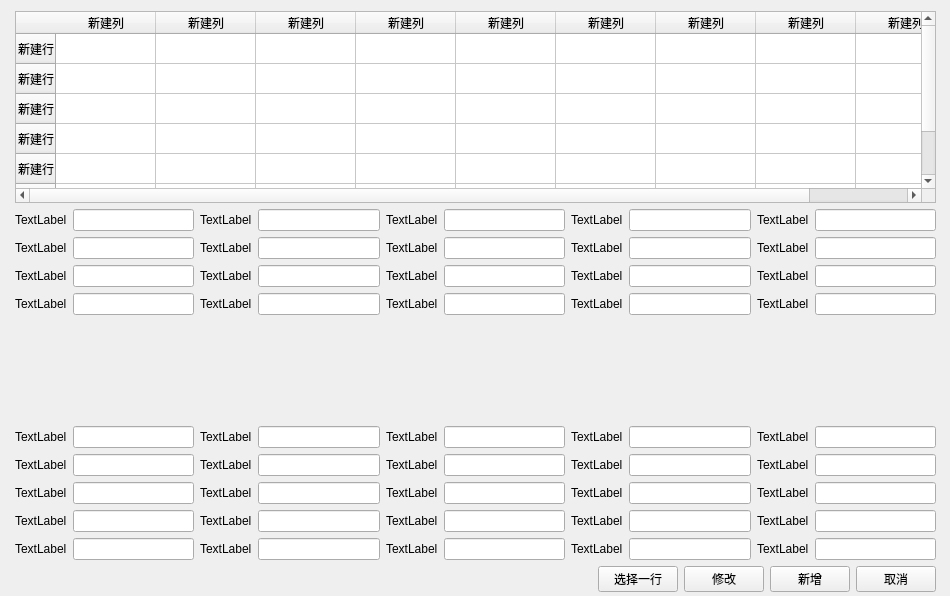
<?xml version="1.0" encoding="UTF-8"?>
<ui version="4.0">
 <class>Form</class>
 <widget class="QWidget" name="Form">
  <property name="geometry">
   <rect>
    <x>0</x>
    <y>0</y>
    <width>950</width>
    <height>596</height>
   </rect>
  </property>
  <property name="windowTitle">
   <string>Form</string>
  </property>
  <widget class="QWidget" name="">
   <property name="geometry">
    <rect>
     <x>15</x>
     <y>11</y>
     <width>921</width>
     <height>581</height>
    </rect>
   </property>
   <layout class="QVBoxLayout" name="verticalLayout">
    <item>
     <widget class="QTableWidget" name="tableWidget">
      <row>
       <property name="text">
        <string>新建行</string>
       </property>
      </row>
      <row>
       <property name="text">
        <string>新建行</string>
       </property>
      </row>
      <row>
       <property name="text">
        <string>新建行</string>
       </property>
      </row>
      <row>
       <property name="text">
        <string>新建行</string>
       </property>
      </row>
      <row>
       <property name="text">
        <string>新建行</string>
       </property>
      </row>
      <row>
       <property name="text">
        <string>新建行</string>
       </property>
      </row>
      <row>
       <property name="text">
        <string>新建行</string>
       </property>
      </row>
      <column>
       <property name="text">
        <string>新建列</string>
       </property>
      </column>
      <column>
       <property name="text">
        <string>新建列</string>
       </property>
      </column>
      <column>
       <property name="text">
        <string>新建列</string>
       </property>
      </column>
      <column>
       <property name="text">
        <string>新建列</string>
       </property>
      </column>
      <column>
       <property name="text">
        <string>新建列</string>
       </property>
      </column>
      <column>
       <property name="text">
        <string>新建列</string>
       </property>
      </column>
      <column>
       <property name="text">
        <string>新建列</string>
       </property>
      </column>
      <column>
       <property name="text">
        <string>新建列</string>
       </property>
      </column>
      <column>
       <property name="text">
        <string>新建列</string>
       </property>
      </column>
     </widget>
    </item>
    <item>
     <layout class="QGridLayout" name="gridLayout_2">
      <item row="1" column="9">
       <widget class="QLineEdit" name="lineEdit_34"/>
      </item>
      <item row="3" column="0">
       <widget class="QLabel" name="label_22">
        <property name="text">
         <string>TextLabel</string>
        </property>
       </widget>
      </item>
      <item row="0" column="1">
       <widget class="QLineEdit" name="lineEdit_40"/>
      </item>
      <item row="1" column="4">
       <widget class="QLabel" name="label_33">
        <property name="text">
         <string>TextLabel</string>
        </property>
       </widget>
      </item>
      <item row="2" column="4">
       <widget class="QLabel" name="label_24">
        <property name="text">
         <string>TextLabel</string>
        </property>
       </widget>
      </item>
      <item row="3" column="4">
       <widget class="QLabel" name="label_23">
        <property name="text">
         <string>TextLabel</string>
        </property>
       </widget>
      </item>
      <item row="2" column="2">
       <widget class="QLabel" name="label_27">
        <property name="text">
         <string>TextLabel</string>
        </property>
       </widget>
      </item>
      <item row="3" column="1">
       <widget class="QLineEdit" name="lineEdit_21"/>
      </item>
      <item row="3" column="6">
       <widget class="QLabel" name="label_26">
        <property name="text">
         <string>TextLabel</string>
        </property>
       </widget>
      </item>
      <item row="1" column="1">
       <widget class="QLineEdit" name="lineEdit_31"/>
      </item>
      <item row="1" column="2">
       <widget class="QLabel" name="label_35">
        <property name="text">
         <string>TextLabel</string>
        </property>
       </widget>
      </item>
      <item row="2" column="0">
       <widget class="QLabel" name="label_28">
        <property name="text">
         <string>TextLabel</string>
        </property>
       </widget>
      </item>
      <item row="2" column="3">
       <widget class="QLineEdit" name="lineEdit_29"/>
      </item>
      <item row="0" column="3">
       <widget class="QLineEdit" name="lineEdit_39"/>
      </item>
      <item row="3" column="2">
       <widget class="QLabel" name="label_25">
        <property name="text">
         <string>TextLabel</string>
        </property>
       </widget>
      </item>
      <item row="0" column="6">
       <widget class="QLabel" name="label_39">
        <property name="text">
         <string>TextLabel</string>
        </property>
       </widget>
      </item>
      <item row="1" column="7">
       <widget class="QLineEdit" name="lineEdit_36"/>
      </item>
      <item row="3" column="8">
       <widget class="QLabel" name="label_21">
        <property name="text">
         <string>TextLabel</string>
        </property>
       </widget>
      </item>
      <item row="2" column="1">
       <widget class="QLineEdit" name="lineEdit_30"/>
      </item>
      <item row="0" column="7">
       <widget class="QLineEdit" name="lineEdit_32"/>
      </item>
      <item row="1" column="0">
       <widget class="QLabel" name="label_32">
        <property name="text">
         <string>TextLabel</string>
        </property>
       </widget>
      </item>
      <item row="0" column="8">
       <widget class="QLabel" name="label_40">
        <property name="text">
         <string>TextLabel</string>
        </property>
       </widget>
      </item>
      <item row="0" column="9">
       <widget class="QLineEdit" name="lineEdit_37"/>
      </item>
      <item row="1" column="6">
       <widget class="QLabel" name="label_36">
        <property name="text">
         <string>TextLabel</string>
        </property>
       </widget>
      </item>
      <item row="0" column="5">
       <widget class="QLineEdit" name="lineEdit_38"/>
      </item>
      <item row="3" column="5">
       <widget class="QLineEdit" name="lineEdit_25"/>
      </item>
      <item row="0" column="0">
       <widget class="QLabel" name="label_38">
        <property name="text">
         <string>TextLabel</string>
        </property>
       </widget>
      </item>
      <item row="2" column="9">
       <widget class="QLineEdit" name="lineEdit_27"/>
      </item>
      <item row="3" column="9">
       <widget class="QLineEdit" name="lineEdit_24"/>
      </item>
      <item row="1" column="3">
       <widget class="QLineEdit" name="lineEdit_33"/>
      </item>
      <item row="2" column="6">
       <widget class="QLabel" name="label_29">
        <property name="text">
         <string>TextLabel</string>
        </property>
       </widget>
      </item>
      <item row="0" column="2">
       <widget class="QLabel" name="label_37">
        <property name="text">
         <string>TextLabel</string>
        </property>
       </widget>
      </item>
      <item row="0" column="4">
       <widget class="QLabel" name="label_34">
        <property name="text">
         <string>TextLabel</string>
        </property>
       </widget>
      </item>
      <item row="2" column="8">
       <widget class="QLabel" name="label_30">
        <property name="text">
         <string>TextLabel</string>
        </property>
       </widget>
      </item>
      <item row="2" column="5">
       <widget class="QLineEdit" name="lineEdit_28"/>
      </item>
      <item row="2" column="7">
       <widget class="QLineEdit" name="lineEdit_22"/>
      </item>
      <item row="1" column="5">
       <widget class="QLineEdit" name="lineEdit_35"/>
      </item>
      <item row="1" column="8">
       <widget class="QLabel" name="label_31">
        <property name="text">
         <string>TextLabel</string>
        </property>
       </widget>
      </item>
      <item row="3" column="7">
       <widget class="QLineEdit" name="lineEdit_26"/>
      </item>
      <item row="3" column="3">
       <widget class="QLineEdit" name="lineEdit_23"/>
      </item>
     </layout>
    </item>
    <item>
     <spacer name="verticalSpacer">
      <property name="orientation">
       <enum>Qt::Orientation::Vertical</enum>
      </property>
      <property name="sizeHint" stdset="0">
       <size>
        <width>20</width>
        <height>10</height>
       </size>
      </property>
     </spacer>
    </item>
    <item>
     <layout class="QGridLayout" name="gridLayout">
      <item row="0" column="3">
       <widget class="QLineEdit" name="lineEdit_19"/>
      </item>
      <item row="1" column="8">
       <widget class="QLabel" name="label_11">
        <property name="text">
         <string>TextLabel</string>
        </property>
       </widget>
      </item>
      <item row="0" column="6">
       <widget class="QLabel" name="label_19">
        <property name="text">
         <string>TextLabel</string>
        </property>
       </widget>
      </item>
      <item row="2" column="1">
       <widget class="QLineEdit" name="lineEdit_41"/>
      </item>
      <item row="0" column="8">
       <widget class="QLabel" name="label_20">
        <property name="text">
         <string>TextLabel</string>
        </property>
       </widget>
      </item>
      <item row="1" column="0">
       <widget class="QLabel" name="label_12">
        <property name="text">
         <string>TextLabel</string>
        </property>
       </widget>
      </item>
      <item row="2" column="4">
       <widget class="QLabel" name="label_43">
        <property name="text">
         <string>TextLabel</string>
        </property>
       </widget>
      </item>
      <item row="2" column="6">
       <widget class="QLabel" name="label_44">
        <property name="text">
         <string>TextLabel</string>
        </property>
       </widget>
      </item>
      <item row="1" column="1">
       <widget class="QLineEdit" name="lineEdit_11"/>
      </item>
      <item row="1" column="6">
       <widget class="QLabel" name="label_16">
        <property name="text">
         <string>TextLabel</string>
        </property>
       </widget>
      </item>
      <item row="2" column="7">
       <widget class="QLineEdit" name="lineEdit_44"/>
      </item>
      <item row="1" column="9">
       <widget class="QLineEdit" name="lineEdit_14"/>
      </item>
      <item row="2" column="0">
       <widget class="QLabel" name="label_41">
        <property name="text">
         <string>TextLabel</string>
        </property>
       </widget>
      </item>
      <item row="2" column="8">
       <widget class="QLabel" name="label_45">
        <property name="text">
         <string>TextLabel</string>
        </property>
       </widget>
      </item>
      <item row="0" column="2">
       <widget class="QLabel" name="label_17">
        <property name="text">
         <string>TextLabel</string>
        </property>
       </widget>
      </item>
      <item row="0" column="5">
       <widget class="QLineEdit" name="lineEdit_18"/>
      </item>
      <item row="0" column="0">
       <widget class="QLabel" name="label_18">
        <property name="text">
         <string>TextLabel</string>
        </property>
       </widget>
      </item>
      <item row="2" column="9">
       <widget class="QLineEdit" name="lineEdit_45"/>
      </item>
      <item row="4" column="0">
       <widget class="QLabel" name="label_46">
        <property name="text">
         <string>TextLabel</string>
        </property>
       </widget>
      </item>
      <item row="0" column="7">
       <widget class="QLineEdit" name="lineEdit_12"/>
      </item>
      <item row="0" column="1">
       <widget class="QLineEdit" name="lineEdit_20"/>
      </item>
      <item row="1" column="2">
       <widget class="QLabel" name="label_15">
        <property name="text">
         <string>TextLabel</string>
        </property>
       </widget>
      </item>
      <item row="3" column="0">
       <widget class="QLabel" name="label_47">
        <property name="text">
         <string>TextLabel</string>
        </property>
       </widget>
      </item>
      <item row="1" column="7">
       <widget class="QLineEdit" name="lineEdit_16"/>
      </item>
      <item row="3" column="1">
       <widget class="QLineEdit" name="lineEdit_46"/>
      </item>
      <item row="1" column="5">
       <widget class="QLineEdit" name="lineEdit_15"/>
      </item>
      <item row="2" column="2">
       <widget class="QLabel" name="label_42">
        <property name="text">
         <string>TextLabel</string>
        </property>
       </widget>
      </item>
      <item row="0" column="9">
       <widget class="QLineEdit" name="lineEdit_17"/>
      </item>
      <item row="1" column="4">
       <widget class="QLabel" name="label_13">
        <property name="text">
         <string>TextLabel</string>
        </property>
       </widget>
      </item>
      <item row="0" column="4">
       <widget class="QLabel" name="label_14">
        <property name="text">
         <string>TextLabel</string>
        </property>
       </widget>
      </item>
      <item row="2" column="3">
       <widget class="QLineEdit" name="lineEdit_42"/>
      </item>
      <item row="2" column="5">
       <widget class="QLineEdit" name="lineEdit_43"/>
      </item>
      <item row="1" column="3">
       <widget class="QLineEdit" name="lineEdit_13"/>
      </item>
      <item row="4" column="1">
       <widget class="QLineEdit" name="lineEdit_47"/>
      </item>
      <item row="4" column="3">
       <widget class="QLineEdit" name="lineEdit_48"/>
      </item>
      <item row="4" column="5">
       <widget class="QLineEdit" name="lineEdit_49"/>
      </item>
      <item row="3" column="5">
       <widget class="QLineEdit" name="lineEdit_50"/>
      </item>
      <item row="3" column="7">
       <widget class="QLineEdit" name="lineEdit_51"/>
      </item>
      <item row="3" column="9">
       <widget class="QLineEdit" name="lineEdit_52"/>
      </item>
      <item row="4" column="9">
       <widget class="QLineEdit" name="lineEdit_53"/>
      </item>
      <item row="4" column="7">
       <widget class="QLineEdit" name="lineEdit_54"/>
      </item>
      <item row="3" column="2">
       <widget class="QLabel" name="label_48">
        <property name="text">
         <string>TextLabel</string>
        </property>
       </widget>
      </item>
      <item row="4" column="2">
       <widget class="QLabel" name="label_49">
        <property name="text">
         <string>TextLabel</string>
        </property>
       </widget>
      </item>
      <item row="3" column="4">
       <widget class="QLabel" name="label_50">
        <property name="text">
         <string>TextLabel</string>
        </property>
       </widget>
      </item>
      <item row="4" column="4">
       <widget class="QLabel" name="label_51">
        <property name="text">
         <string>TextLabel</string>
        </property>
       </widget>
      </item>
      <item row="3" column="6">
       <widget class="QLabel" name="label_52">
        <property name="text">
         <string>TextLabel</string>
        </property>
       </widget>
      </item>
      <item row="3" column="8">
       <widget class="QLabel" name="label_53">
        <property name="text">
         <string>TextLabel</string>
        </property>
       </widget>
      </item>
      <item row="4" column="6">
       <widget class="QLabel" name="label_54">
        <property name="text">
         <string>TextLabel</string>
        </property>
       </widget>
      </item>
      <item row="4" column="8">
       <widget class="QLabel" name="label_55">
        <property name="text">
         <string>TextLabel</string>
        </property>
       </widget>
      </item>
      <item row="3" column="3">
       <widget class="QLineEdit" name="lineEdit_55"/>
      </item>
     </layout>
    </item>
    <item>
     <layout class="QHBoxLayout" name="horizontalLayout">
      <item>
       <spacer name="horizontalSpacer">
        <property name="orientation">
         <enum>Qt::Orientation::Horizontal</enum>
        </property>
        <property name="sizeHint" stdset="0">
         <size>
          <width>40</width>
          <height>20</height>
         </size>
        </property>
       </spacer>
      </item>
      <item>
       <widget class="QPushButton" name="pushButton_3">
        <property name="text">
         <string>选择一行</string>
        </property>
       </widget>
      </item>
      <item>
       <widget class="QPushButton" name="pushButton_4">
        <property name="text">
         <string>修改</string>
        </property>
       </widget>
      </item>
      <item>
       <widget class="QPushButton" name="pushButton">
        <property name="text">
         <string>新增</string>
        </property>
       </widget>
      </item>
      <item>
       <widget class="QPushButton" name="pushButton_2">
        <property name="text">
         <string>取消</string>
        </property>
       </widget>
      </item>
     </layout>
    </item>
   </layout>
  </widget>
 </widget>
 <resources/>
 <connections/>
</ui>
